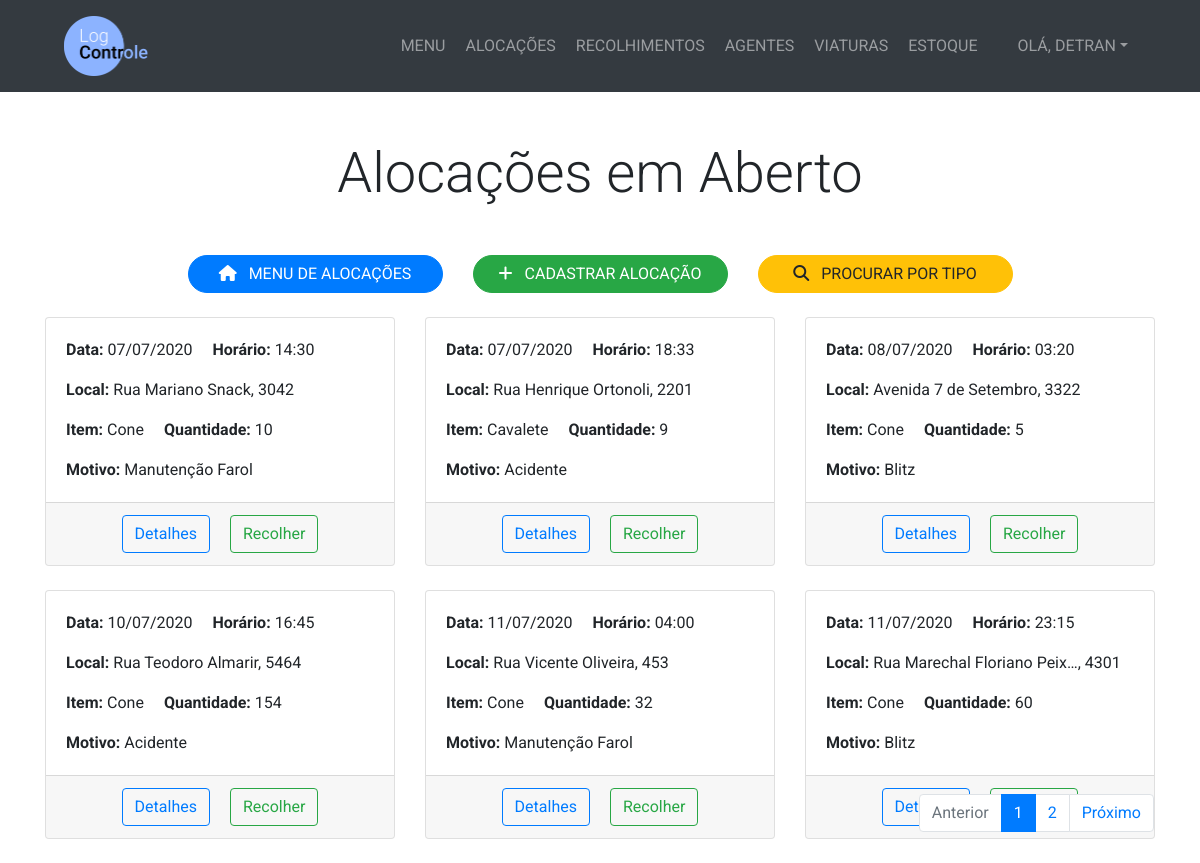
The app's page /alocacao/alocacoes-em-aberto/ (signed in) with its own data.
### management/models.py (models this page shows, shortened)
class Alocacao(models.Model):
    TURNO_CHOICES = (
        ('Manhã', 'Manhã'),
        ('Tarde', 'Tarde'),
        ('Noite', 'Noite'),
        ('Madrugada', 'Madrugada')
    )
    STATUS_CHOICES = (
        ('Aberto', 'Aberto'),
        ('Fechado', 'Fechado'),
        ('Desativado', 'Desativado')
    )
    data = models.DateField()
    horario = models.TimeField()
    item = models.ForeignKey(Item, on_delete=models.PROTECT)
    quantidade = models.IntegerField()
    turno = models.CharField(max_length=10, choices=TURNO_CHOICES)
    viatura = models.ForeignKey(Viatura, on_delete=models.PROTECT, blank=True, null=True)
    rua = models.CharField(max_length=200)
    numero = models.CharField(max_length=10)
    bairro = models.CharField(max_length=25)
    complemento = models.CharField(max_length=25, blank=True)
    motivo = models.CharField(max_length=100, blank=True)
    cadastrador = models.ForeignKey(User, on_delete=models.PROTECT)
    status = models.CharField(max_length=11, choices=STATUS_CHOICES, default='Fechado')

class Item(models.Model):
    nome = models.CharField(max_length=100)

### management/views.py (the view)
# urls.py: path('alocacao/alocacoes-em-aberto/', views.alocacoes_abertas, name='alocacoes_abertas'),
@login_required
def alocacoes_abertas(request):
    lista_alocacoes = Alocacao.objects.filter(status='Aberto')
    paginator = Paginator(lista_alocacoes, 6)
    try:
        page = int(request.GET.get('page', '1'))
    except:
        page = 1
    try:
        alocacoes = paginator.page(page)
    except(EmptyPage, InvalidPage):
        alocacoes = paginator.page(paginator.num_pages)
    return render(request, 'management/alocacoes_abertas.html', {'alocacoes':alocacoes})

### management/templates/management/alocacoes_abertas.html (shortened to what this page needs)
{% extends 'management/base.html' %}
{% block content %}
  <section class="pt-5">
    <div class="container">
      <h1 class="display-4 text-center mb-5">Alocações em Aberto</h1>
      <div class="row justify-content-center">
          <div class="col-lg-3">
            <a href="{% url 'menu_alocacao' %}" class="btn btn-primary btn-block rounded-pill"><i class="fas fa-home mr-2"></i> MENU DE ALOCAÇÕES</a>
          </div>
          <div class="col-lg-3">
            <a href="{% url 'criar_alocacao' %}" class="btn btn-success btn-block rounded-pill"><i class="fas fa-plus mr-2"></i> CADASTRAR ALOCAÇÃO</a>
          </div>
          <div class="col-lg-3">
            <a href="{% url 'procurar_por_tipo_alocacao' %}" class="btn btn-warning btn-block rounded-pill"><i class="fas fa-search mr-2"></i> PROCURAR POR TIPO</a>
          </div>
      </div>
      <div class="row justify-content-center mt-4">
        {% if alocacoes %}
          {% for alocacao in alocacoes.object_list %}
            <div class="col-lg-4">
              <div class="card mb-4">
                <div class="card-body">
                  <p><span class="mr-3"><strong>Data:</strong> {{ alocacao.data|date:'d/m/Y' }}</span> <span><strong>Horário:</strong> {{ alocacao.horario|date:'H:i' }}</span></p>
                  <p><strong>Local:</strong> {{ alocacao.rua|striptags|truncatechars:27 }}, {{ alocacao.numero }}</p>
                  <p><span class="mr-3"><strong>Item:</strong> {{ alocacao.item.nome }}</span> <span><strong>Quantidade:</strong> {{ alocacao.quantidade }}</span></p>
                  <p class="mb-0"><strong>Motivo:</strong> {{ alocacao.motivo|striptags|truncatechars:27 }}</p>
                </div>
                <div class="card-footer text-center">
                  <a href="{% url 'detalhe_alocacao' alocacao.id %}" class="btn btn-outline-primary mr-3">Detalhes</a>
                  {% if alocacao.quantidade > 1 %}
                    <a href="#" data-toggle="modal" data-target="#modal-escolha-recolhimento-{{ alocacao.id }}" class="btn btn-outline-success">Recolher</a>
                  {% else %}
                    <a href="{% url 'cadastrar_recolhimento' alocacao.id %}" class="btn btn-outline-success">Recolher</a>
                  {% endif %}
                </div>
              </div>
            </div>
          {% endfor %}
        {% else %}
          <h3 class="text-center">Nenhuma alocação em aberto</h3>
        {% endif %}
      </div>
      <div class="row justify-content-end">
        <nav id="paginador">
          <ul class="pagination mr-3">
            {% if alocacoes.has_previous %}
              <li class="page-item">
                <a href="?page={{ alocacoes.previous_page_number }}" class="page-link">Retornar</a>
              </li>
            {% else %}
            <li class="page-item disabled">
              <a href="#" class="page-link">Anterior</a>
            </li>
            {% endif %}
            {% for pg in alocacoes.paginator.page_range %}
              {% if alocacoes.number == pg %}
                <li class="page-item active">
                  <a href="?page={{ pg }}" class="page-link">{{ pg }}</a>
                </li>
              {% else %}
              <li class="page-item">
                <a href="?page={{ pg }}" class="page-link">{{ pg }}</a>
              </li>
              {% endif %}
            {% endfor %}
            {% if alocacoes.has_next %}
              <li class="page-item">
                <a href="?page={{ alocacoes.next_page_number }}" class="page-link">Próximo</a>
              </li>
            {% else %}
            <li class="page-item disabled">
              <a href="#" class="page-link">Próximo</a>
            </li>
            {% endif %}
          </ul>
        </nav>
      </div>
    </div>
  </section>
{% endblock %}

### management/templates/management/base.html (shortened to what this page needs)
<!DOCTYPE html>
<html lang="pt-br" dir="ltr">
  {% load static %}
  <head>
    <link
      rel="stylesheet"
      href="https://stackpath.bootstrapcdn.com/bootstrap/4.5.0/css/bootstrap.min.css"
    />
    <link rel="stylesheet" type="text/css" href="{% static 'management/css/style.css' %}">
    <link rel="stylesheet" href="{% static 'management/css/bootstrap-datepicker.css' %}">
  </head>
  <body>
    <nav class="navbar navbar-expand-lg bg-dark navbar-dark py-3" id="main-nav">
      <a href="{% url 'home' %}" class="ml-5">
        <img src="{% static 'management/Logo.png' %}" alt="Logo LogControle" style="max-height: 60px;">
      </a>
      <div class="collapse navbar-collapse" id="navbarCollapse">
        <ul class="navbar-nav ml-auto">
          <li class="nav-item">
            <a href="{% url 'home' %}" class="nav-link ml-1">MENU</a>
          </li>
          <li class="nav-item">
            <a href="{% url 'menu_alocacao' %}" class="nav-link ml-1">ALOCAÇÕES</a>
          </li>
          <li class="nav-item">
            <a href="{% url 'menu_recolhimento' %}" class="nav-link ml-1">RECOLHIMENTOS</a>
          </li>
          <li class="nav-item">
            <a href="{% url 'menu_agente' %}" class="nav-link ml-1">AGENTES</a>
          </li>
          <li class="nav-item">
            <a href="{% url 'menu_viatura' %}" class="nav-link ml-1">VIATURAS</a>
          </li>
          <li class="nav-item">
            <a href="{% url 'menu_estoque' %}" class="nav-link ml-1">ESTOQUE</a>
          </li>
          <li class="nav-item dropdown ml-4 mr-5">
            <a href="#" class="nav-link dropdown-toggle" data-toggle="dropdown" aria-expanded="false">OLÁ, <span style="text-transform: uppercase;">{{ user.username }}</span></a>
          </li>
        </ul>
      </div>
    </nav>
    {% block content %} {% endblock %}
  </body>
</html>

### management/static/management/css/style.css (style rules this page uses)
body { font-family: 'Roboto', Arial; }
#paginador { position: fixed; top: 92%; }

### records on screen
Alocacao: data "07/07/2020", horario "14:30", rua "Rua Mariano Snack", numero "3042", item.nome "Cone", quantidade "10", motivo "Manutenção Farol"
Alocacao: data "07/07/2020", horario "18:33", rua "Rua Henrique Ortonoli", numero "2201", item.nome "Cavalete", quantidade "9", motivo "Acidente"
Alocacao: data "08/07/2020", horario "03:20", rua "Avenida 7 de Setembro", numero "3322", item.nome "Cone", quantidade "5", motivo "Blitz"
Alocacao: data "10/07/2020", horario "16:45", rua "Rua Teodoro Almarir", numero "5464", item.nome "Cone", quantidade "154", motivo "Acidente"
Alocacao: data "11/07/2020", horario "04:00", rua "Rua Vicente Oliveira", numero "453", item.nome "Cone", quantidade "32", motivo "Manutenção Farol"
Alocacao: data "11/07/2020", horario "23:15", rua "Rua Marechal Floriano Peix…", numero "4301", item.nome "Cone", quantidade "60", motivo "Blitz"

### other values on screen
{{ user.username }} "DETRAN"
{{ pg }} "1"
{{ pg }} "2"
